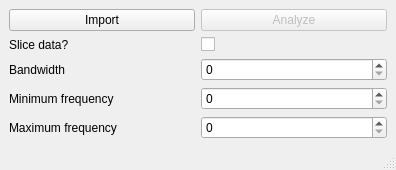
<?xml version="1.0" encoding="UTF-8"?>
<ui version="4.0">
 <class>MainWindow</class>
 <widget class="QMainWindow" name="MainWindow">
  <property name="geometry">
   <rect>
    <x>0</x>
    <y>0</y>
    <width>396</width>
    <height>162</height>
   </rect>
  </property>
  <property name="windowTitle">
   <string>MainWindow</string>
  </property>
  <widget class="QWidget" name="centralwidget">
   <layout class="QVBoxLayout" name="verticalLayout">
    <item>
     <layout class="QHBoxLayout" name="horizontalLayout">
      <item>
       <widget class="QPushButton" name="import_button">
        <property name="text">
         <string>Import</string>
        </property>
       </widget>
      </item>
      <item>
       <widget class="QPushButton" name="analyze_button">
        <property name="enabled">
         <bool>false</bool>
        </property>
        <property name="text">
         <string>Analyze</string>
        </property>
       </widget>
      </item>
     </layout>
    </item>
    <item>
     <layout class="QHBoxLayout" name="horizontalLayout_3">
      <item>
       <widget class="QLabel" name="slice_label">
        <property name="text">
         <string>Slice data?</string>
        </property>
       </widget>
      </item>
      <item>
       <widget class="QCheckBox" name="slice_check">
        <property name="text">
         <string/>
        </property>
       </widget>
      </item>
     </layout>
    </item>
    <item>
     <layout class="QHBoxLayout" name="horizontalLayout_2">
      <item>
       <widget class="QLabel" name="bandwidth_label">
        <property name="text">
         <string>Bandwidth</string>
        </property>
       </widget>
      </item>
      <item>
       <widget class="QSpinBox" name="bandwidth_spin"/>
      </item>
     </layout>
    </item>
    <item>
     <layout class="QHBoxLayout" name="horizontalLayout_4">
      <item>
       <widget class="QLabel" name="minimumFrequency_label">
        <property name="text">
         <string>Minimum frequency</string>
        </property>
       </widget>
      </item>
      <item>
       <widget class="QSpinBox" name="minimumFrequency_spin"/>
      </item>
     </layout>
    </item>
    <item>
     <layout class="QHBoxLayout" name="horizontalLayout_5">
      <item>
       <widget class="QLabel" name="maximumFrequency_label">
        <property name="text">
         <string>Maximum frequency</string>
        </property>
       </widget>
      </item>
      <item>
       <widget class="QSpinBox" name="maximumFrequency_spin"/>
      </item>
     </layout>
    </item>
   </layout>
  </widget>
  <widget class="QStatusBar" name="statusbar"/>
 </widget>
 <resources/>
 <connections/>
</ui>
